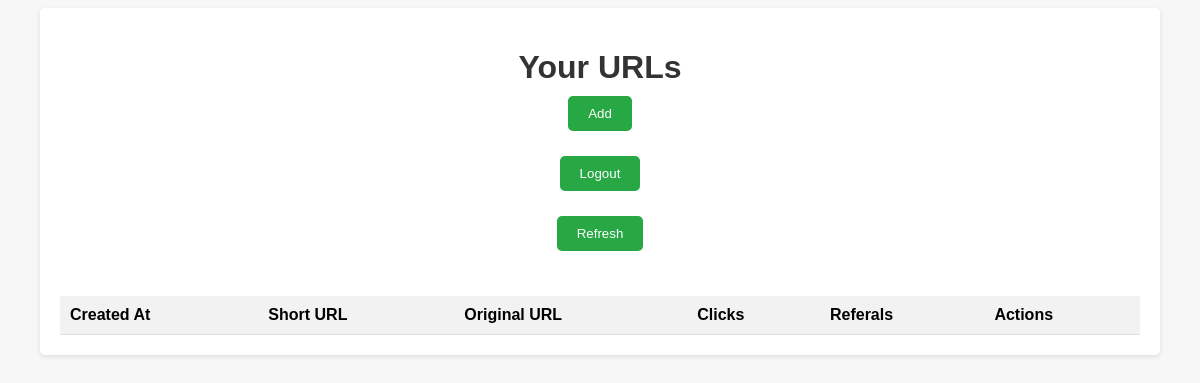
The app's page /dashboard/ (signed in), older data.
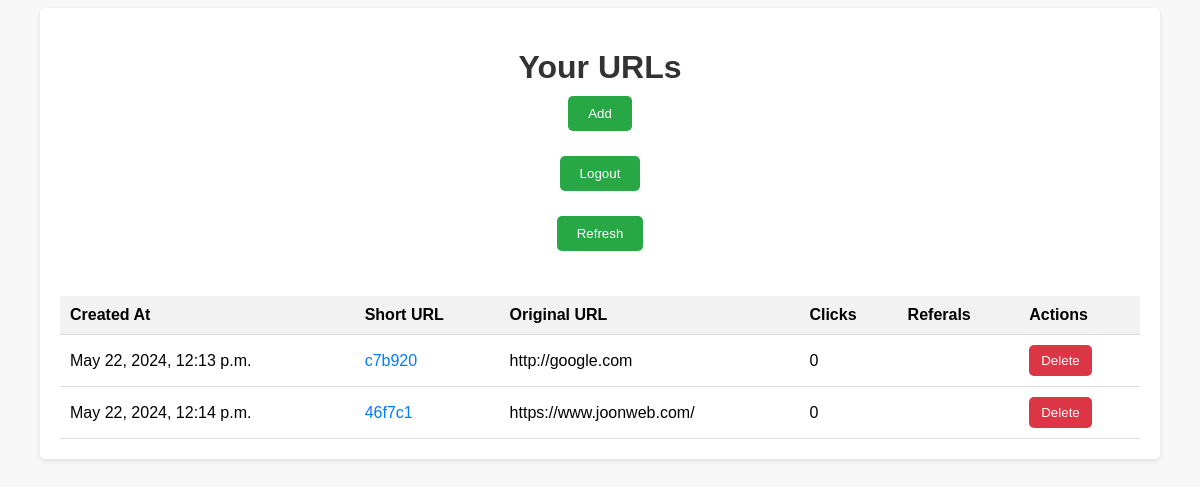
The same page, newer data.
### url/models.py (models this page shows, shortened)
class URL(models.Model):
    user = models.ForeignKey(User, on_delete=models.CASCADE)
    original_url = models.URLField()
    short_url = models.CharField(max_length=15, unique=True)
    created_at = models.DateTimeField(auto_now_add=True)
    clicks = models.IntegerField(default=0)
    referral_sources = models.TextField(blank=True)

### url/views.py (the view)
# urls.py: path('dashboard/', views.dashboard, name='dashboard'),
@login_required
def dashboard(request):
    urls = URL.objects.filter(user=request.user)
    return render(request, 'dashboard.html', {'urls': urls})

### url/templates/dashboard.html (shortened to what this page needs)
<!DOCTYPE html>
<html>
<head>
    {% load static %}
    <link rel="stylesheet" href="{% static 'css/styles.css' %}">
</head>
<body>
    <div class="container">
        <h1>Your URLs</h1>
        <form action="{% url 'home' %}" method="GET">
            <button type="submit" class="add-btn">Add</button>
        </form>
        <form action="{% url 'logout' %}" method="GET">
            <button type="submit" class="add-btn">Logout</button>
        </form>
        <form action="{% url 'dashboard' %}" method="GET">
            <button type="submit" class="add-btn">Refresh</button>
        </form>
        <table>
            <thead>
                <tr>
                    <th>Created At</th>
                    <th>Short URL</th>
                    <th>Original URL</th>
                    <th>Clicks</th>
                    <th>Referals</th>
                    <th>Actions</th>
                </tr>
            </thead>
            <tbody>
                {% for url in urls %}
                    <tr>
                        <td>{{ url.created_at }}</td>
                        <td><a href="{{ url.short_url }}">{{ url.short_url }}</a></td>
                        <td>{{ url.original_url }}</td>
                        <td>{{ url.clicks }}</td>
                        <td>{{ url.referral_sources }}</td>
                        <td>
                            <form action="{% url 'delete_url' url.id %}" method="post">
                                <button type="submit" class="delete-btn">Delete</button>
                            </form>
                        </td>
                    </tr>
                {% endfor %}
            </tbody>
        </table>
    </div>
</body>
</html>

Row changes from the older to the newer data that the page shows:
added URL: created_at "May 22, 2024, 12:13 p.m.", short_url "c7b920", original_url "http://google.com", clicks "0"
added URL: created_at "May 22, 2024, 12:14 p.m.", short_url "46f7c1", original_url "https://www.joonweb.com/", clicks "0"
